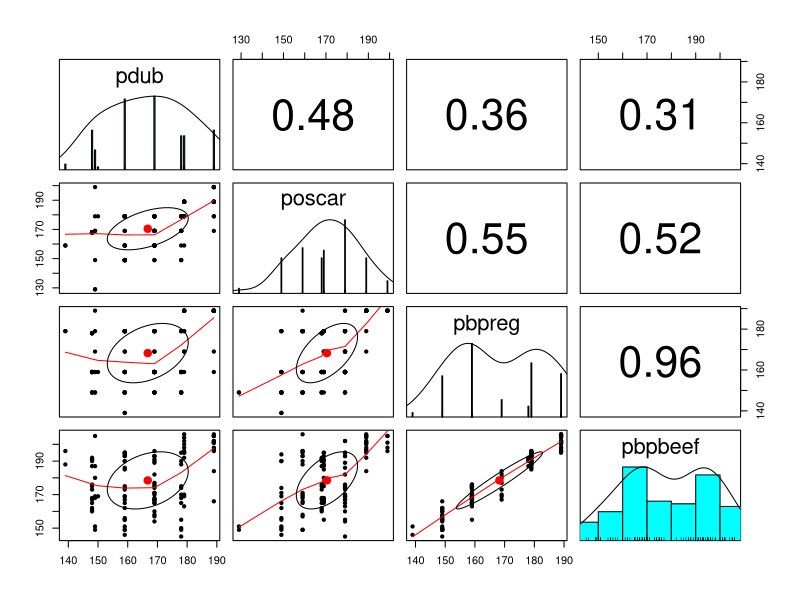
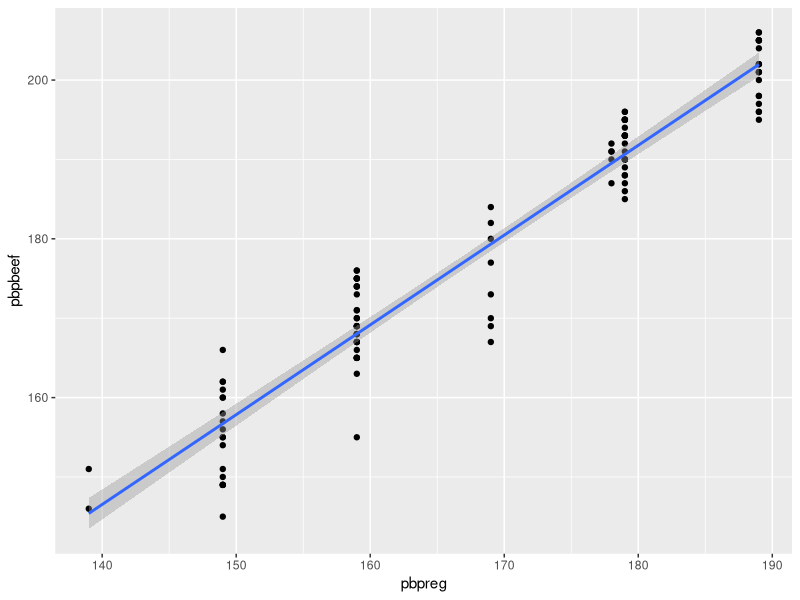

These charts were generated, in order, by the following R code:
## ---- chunk 1
knitr::opts_chunk$set(echo = TRUE, comment = "", out.width="90%",fig.asp=.56, fig.align = "center", message=FALSE)
## ---- chunk 2
if (!require("tidyverse")) install.packages("tidyverse")
suppressMessages(library(tidyverse))

#if (!require("Rmisc")) install.packages("Rmisc")
#suppressMessages(library(Rmisc))

if (!require("psych")) install.packages("psych")
suppressMessages(library(psych))

if (!require("car")) install.packages("car")
suppressMessages(library(car))

## ---- chunk 3
hotdog <- read.csv("data/Hotdog.csv")
head(hotdog)
## ---- chunk 4

hotdog.lm01 = lm(MKTDUB ~ pdub + poscar + pbpreg + pbpbeef, data=hotdog)
summary(hotdog.lm01)

## ---- chunk 5
summary(hotdog.lm01)
## ---- chunk 6
pairs.panels(hotdog[,2:5])
## ---- chunk 7
hotdog %>% ggplot(aes(x=pbpreg,y=pbpbeef)) +
  geom_point() +
  geom_smooth(method="lm")
## ---- chunk 8

hotdog.lm02 = lm(MKTDUB ~ pdub + poscar + pbpbeef, data=hotdog)
summary(hotdog.lm02)

## ---- chunk 9
summary(hotdog.lm02)
## ---- chunk 10
# library(car)

linearHypothesis(hotdog.lm01, c("pbpreg","pbpbeef"))

